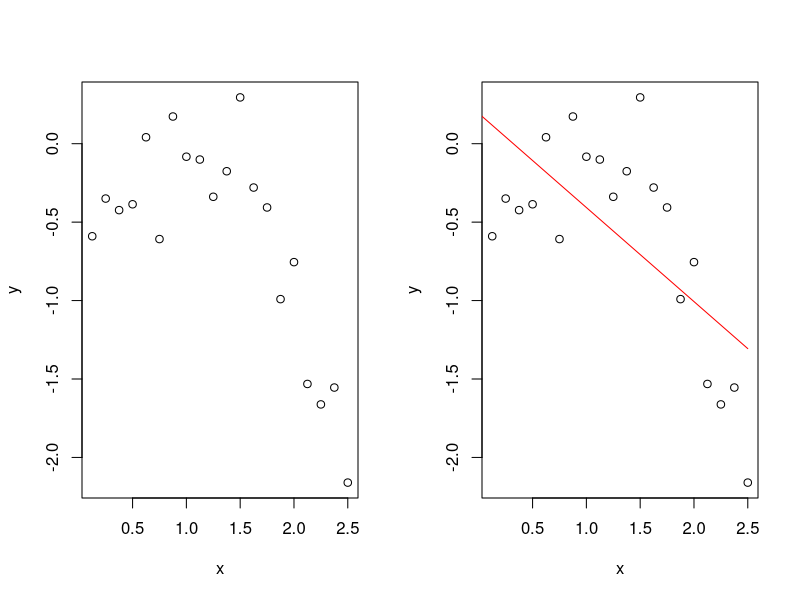
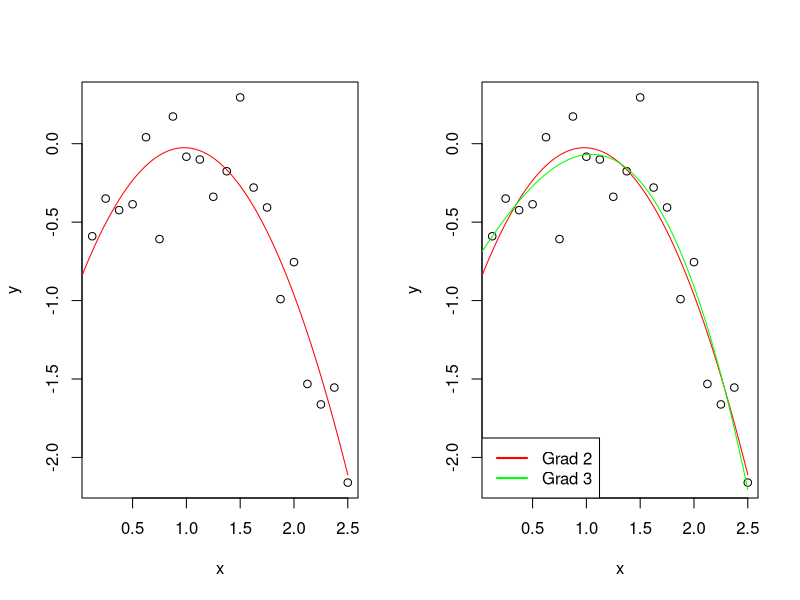
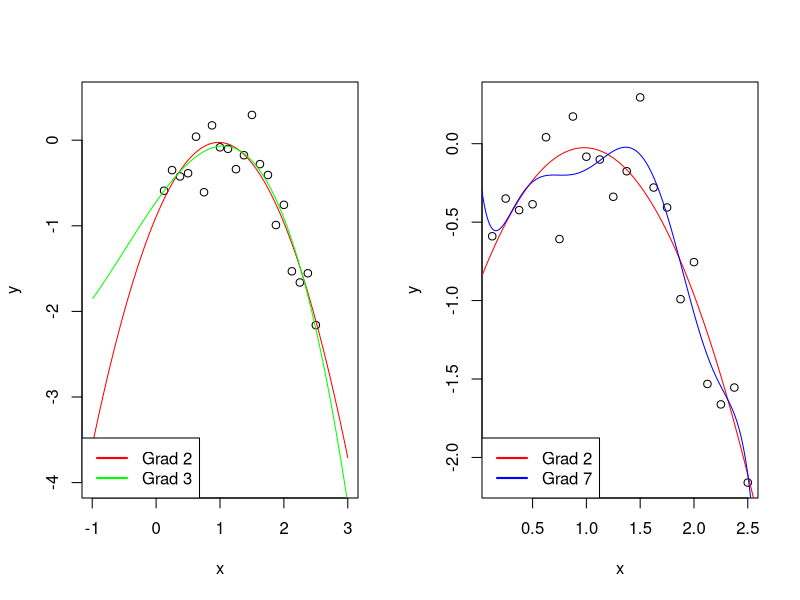
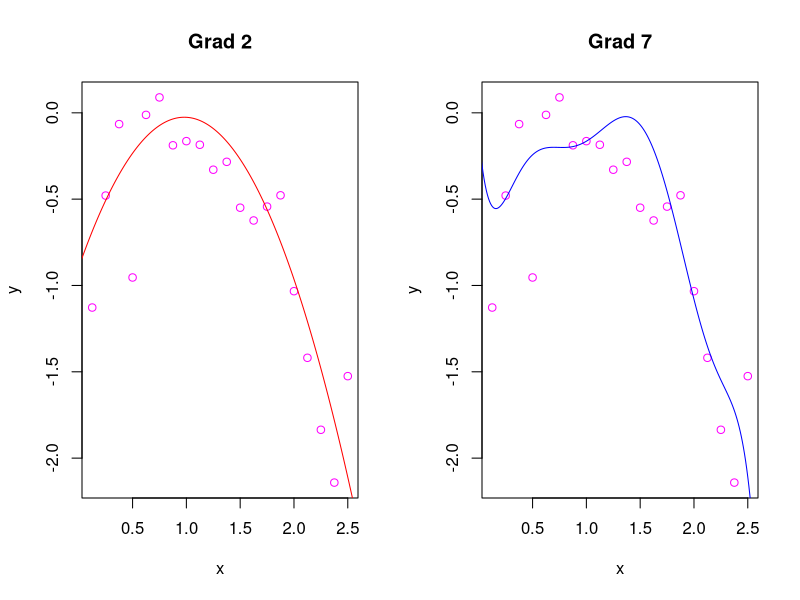

These charts were generated, in order, by the following R code:
## ---- chunk 1
#| include=FALSE
set.seed(12345)
x<-(1:20)/8 # x-værdierne
x1<- -(x^2 -2* x +1) # det underliggende andengradspolynomium
x2<-1:250/100 # bruges i plot af grafer

sigma=0.3
eps<-rnorm(20,0,sigma) # error terms
y<-x1+eps # y-værdierne
## ---- chunk 2
#| echo: false
par(mfrow = c(1,2))
model<-lm(y ~ x)
plot(x,y)
plot(x,y)
lines(x2, predict(model,data.frame(x=x2)), col="red")
## ---- chunk 3
#| echo: false
model<-lm(y ~ x + I(x^2))
plot(x,y)
lines(x2,predict(model,data.frame(x=x2)),col="red")
## ---- chunk 4
#| echo: false
model3<-lm(y ~ x + I(x^2) + I(x^3))
plot(x,y)
lines(x2,predict(model,data.frame(x=x2)),col="red")
lines(x2,predict(model3,data.frame(x=x2)),col="green")
legend(x = "bottomleft",          # Position
       legend = c("Grad 2", "Grad 3"),  # Legend texts
       lty = c(1, 1),           # Line types
       col = c("red", "green"),           # Line colors
       lwd = 2) 
## ---- chunk 5
#| echo: false
model3<-lm(y ~ x + I(x^2) + I(x^3))
plot(x,y, xlim=c(-1,3),ylim=c(-4,0.5))
x2<-1:400/100 -1
lines(x2, predict(model, data.frame(x=x2)), col="red")
lines(x2, predict(model3, data.frame(x=x2)), col="green")
legend(x = "bottomleft",          # Position
       legend = c("Grad 2", "Grad 3"),  # Legend texts
       lty = c(1, 1),           # Line types
       col = c("red", "green"),           # Line colors
       lwd = 2) 
## ---- chunk 6
#| echo: false
model7<-lm(y ~ x + I(x^2) + I(x^3) + I(x^4) + I(x^5) + I(x^6) + I(x^7))
plot(x,y)
lines(x2,predict(model,data.frame(x=x2)),col="red")
lines(x2,predict(model7,data.frame(x=x2)),col="blue")
legend(x = "bottomleft",          # Position
       legend = c("Grad 2", "Grad 7"),  # Legend texts
       lty = c(1, 1),           # Line types
       col = c("red", "blue"),           # Line colors
       lwd = 2) 
## ---- chunk 7
#| echo: false
par(mfrow = c(1,2))
set.seed(1234)
v<-rnorm(20,0,sigma)
#plot(x,y)
x2<-1:400/100 -1
plot(x,x1+v,col="magenta", main="Grad 2",ylab="y")
lines(x2,predict(model,data.frame(x=x2)),col="red")
#plot(x,y)
plot(x,x1+v,col="magenta",main="Grad 7",ylab="y")
lines(x2,predict(model7,data.frame(x=x2)),col="blue")

## ---- chunk 8
#| include: false
## Kode der ikke bruges lige nu

# RSS test
#RSS2<-sum((x1+v -predict(model,data.frame(x=x)))^2)
#RSS3<-sum((x1+v -predict(model3,data.frame(x=x)))^2)
#RSS7<-sum((x1+v -predict(model7,data.frame(x=x)))^2)
#RSS træn
#RSS2<-sum((y-predict(model,data.frame(x=x)))^2)
#RSS3<-sum((y-predict(model3,data.frame(x=x)))^2)
#RSS7<-sum((y -predict(model7,data.frame(x=x)))^2)

# par(mfrow = c(1,2))
# model15<-lm(y ~ x + I(x^2) + I(x^3) + I(x^4) + I(x^5) + I(x^6) + I(x^7)
#             +I(x^8) + I(x^9) + I(x^10)+ I(x^11) + I(x^12))
# plot(x,y)
# lines(x2,predict(model,data.frame(x=x2)),col="red")
# lines(x2,predict(model15,data.frame(x=x2)),col="blue")
# plot(x,x1+v,col="green")
# lines(x2,predict(model,data.frame(x=x2)),col="red")
# lines(x2,predict(model15,data.frame(x=x2)),col="blue")

